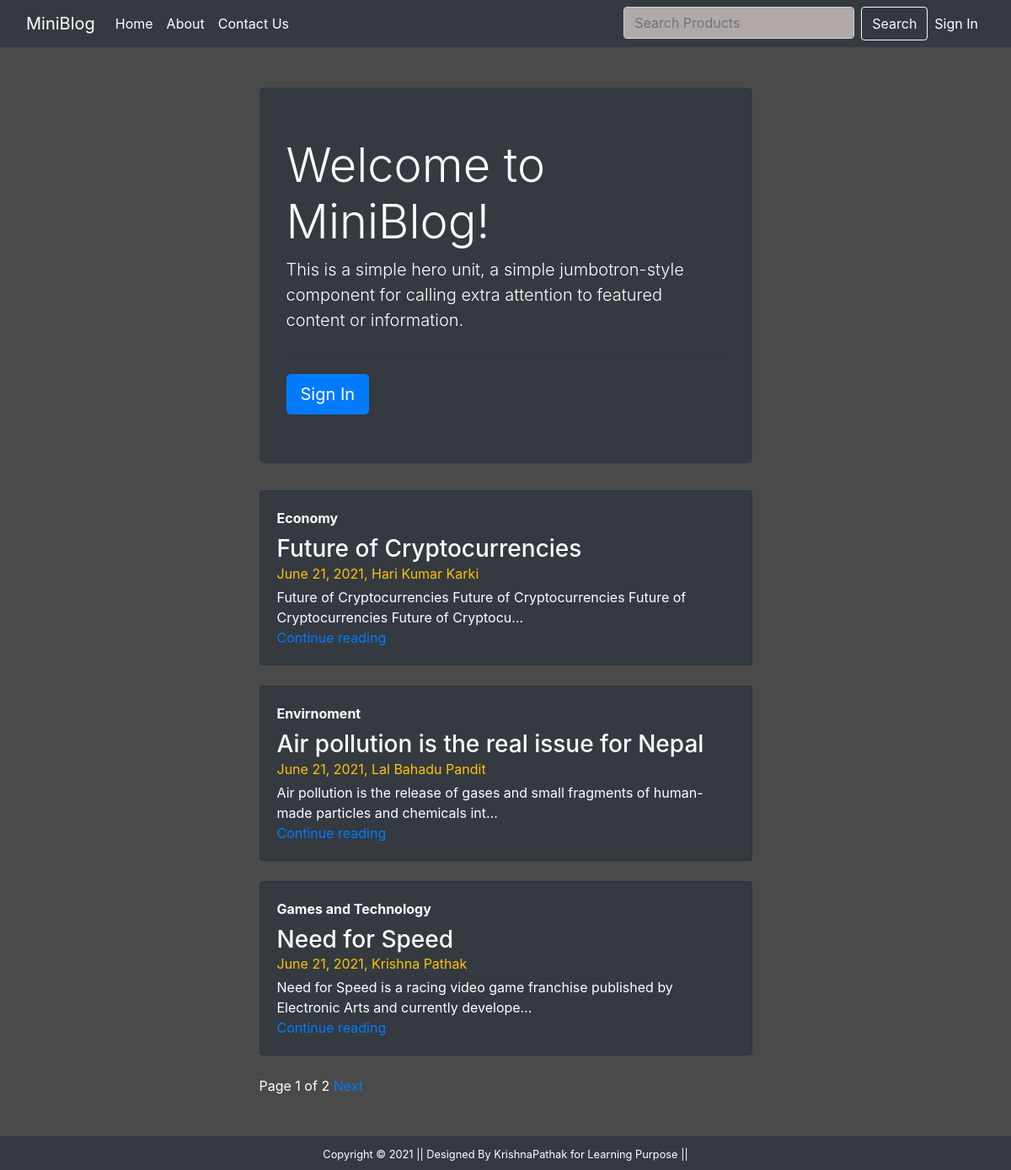
The page / on the database its author committed.
### blog/models.py (models this page shows)
class Post(models.Model):
    title=models.CharField(max_length=150)
    author=models.CharField(max_length=70)
    desc=models.TextField()
    feild=models.CharField(max_length=40)
    datetime=models.DateField(default=datetime.now)

### blog/views.py (the view)
# urls.py: 2. Add a URL to urlpatterns:  path('', views.home, name='home')
def home(request):
    posts=Post.objects.all().order_by('-id')
    paginator=Paginator(posts,3,orphans=1)
    page_number=request.GET.get('page')
    page_obj=paginator.get_page(page_number)
    return render(request,'blog/home.html',{'page_obj':page_obj})

### blog/templates/blog/home.html (shortened to what this page needs)
{% extends 'blog/base.html' %}
{% load static %}
{% block content %}
<div class="col-sm-3">
</div>
<div class="col-sm-6">
  <div class="text-white rounded">
      <div class="jumbotron bg-dark mt-5">
  <h1 class="display-4">Welcome to MiniBlog!</h1>
  <p class="lead">This is a simple hero unit, a simple jumbotron-style component for calling extra attention to featured content or information.</p>
  <hr class="my-4">
  {% if request.user.is_authenticated %}
  <a class="btn btn-primary btn-lg" href="{% url 'dashboard' %}" role="button">Dashboard</a>
  {% else %}
  <a class="btn btn-primary btn-lg" href="{% url 'login' %}" role="button">Sign In</a>
  {% endif %}
</div>
  </div>
  <div>
        {% for post in page_obj %}
          <div class="card flex-md-row mb-4 box-shadow h-md-250 text-white rounded bg-dark">
            <div class="card-body d-flex flex-column align-items-start">
              <strong class="d-inline-block mb-2 text-white">{{post.feild}}</strong>
              <h3 class="mb-0">
                <a class="text-white" href="{% url 'details' post.id %}">{{post.title}}</a>
              </h3>
              <div class="mb-1 text-warning">{{post.datetime}}, {{post.author}}</div>
              <p class="card-text mb-auto">{{post.desc|truncatechars:100}}</p>
              <a href="{% url 'details' post.id %}">Continue reading</a>
            </div>
        </div>
        {% endfor %}
        </div>
      <div>
        <span class='text-white'>
        <span>Page {{page_obj.number}} of {{page_obj.paginator.num_pages}}</span>
        {% if page_obj.has_next %}
        <a href="?page={{page_obj.next_page_number}}">Next</a>
        {% endif %}
        </span>
        </div>
      </div>
  </div>
{% endblock content %}

### blog/static/blog/css/style.css (style rules this page uses)
body { background-color: rgb(75, 74, 74); }
.jumbotron { padding-top: 10%; padding-bottom: 10%; -webkit-background-size: cover; -moz-background-size: cover; background-size: cover; -o-background-size: cover; }

### rows shown on the page
Post: feild "Economy", title "Future of Cryptocurrencies", datetime "June 21, 2021", author "Hari Kumar Karki", desc "Future of Cryptocurrencies Future of Cryptocurrencies Future of Cryptocurrencies Future of Cryptocu…"
Post: feild "Envirnoment", title "Air pollution is the real issue for Nepal", datetime "June 21, 2021", author "Lal Bahadu Pandit", desc "Air pollution is the release of gases and small fragments of human-made particles and chemicals int…"
Post: feild "Games and Technology", title "Need for Speed", datetime "June 21, 2021", author "Krishna Pathak", desc "Need for Speed is a racing video game franchise published by Electronic Arts and currently develope…"

### other values the page prints
{{ page_obj.number }} "1"
{{ page_obj.paginator.num_pages }} "2"
